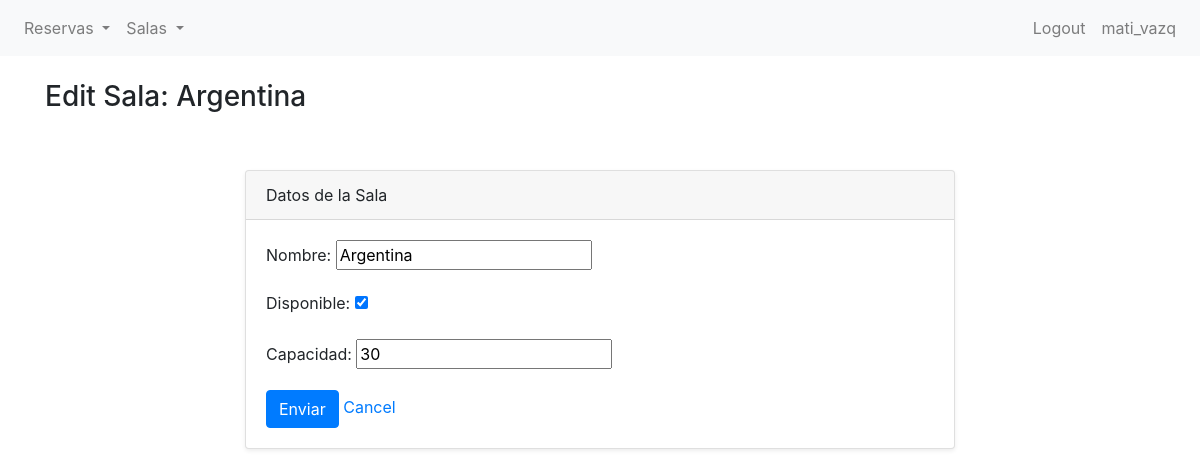
Page /bookings/sala/1/update/ (signed in) on the committed database.
### bookings/models.py (models this page shows, shortened)
class Sala(models.Model):
    class Tipo(models.TextChoices):
        AUDITORIO = 'AUD', 'Auditorio'
        SALA_DE_CONFERENCIAS = 'CON', 'Sala de Conferencias'
        AULA = 'AUL', 'Aula'
        LABORATORIO = 'LAB', 'Laboratorio'
    nombre = models.CharField(max_length=50)
    capacidad = models.IntegerField()
    disponible = models.BooleanField()
    tipo = models.CharField(
        max_length=3,
        choices=Tipo.choices,
        default=Tipo.AULA,
    )

### bookings/views.py (the view)
# urls.py: path('sala/<int:pk>/update/', SalaUpdateView.as_view(), name='sala-update'),
class SalaUpdateView(LoginRequiredMixin, UpdateView):
    model = Sala
    template_name = "bookings/vbc/sala_form.html"
    fields = ["nombre", "disponible", "capacidad"]
    context_object_name = "sala"
    success_url = reverse_lazy("sala-list")

### bookings/templates/bookings/vbc/sala_form.html (shortened to what this page needs)
{% extends 'bookings/base.html' %}
{% block content %}
<h3>{% if object %}Edit Sala: {{ object.nombre }}{% else %}New Sala{% endif %}</h3>
    <section class="py-5">
        <div class="container">
            <div class="row">
                <div class="col-lg-8 mx-auto">
                    <div class="card shadow-sm">
                        <div class="card-header">
                            Datos de la Sala
                        </div>
                        <div class="card-body">
                            <form method="post">
                                {{ form.as_p }}
                                <button type="submit" class="btn btn-primary">Enviar</button>
                                <a href="{% url 'sala-list' %}">Cancel</a>
                            </form>
                        </div>
                    </div>
                </div>
            </div>
        </div>
    </section>
{% endblock %}

### bookings/templates/bookings/base.html (shortened to what this page needs)
{% load static %}
<!DOCTYPE html>
<html lang="en">
<head>
    <link href="https://stackpath.bootstrapcdn.com/bootstrap/4.5.2/css/bootstrap.min.css" rel="stylesheet">
</head>
<nav class="navbar navbar-expand-lg navbar-light bg-light">
    <div class="collapse navbar-collapse" id="navbarNav">
        {% if user.is_authenticated %}
        <ul class="navbar-nav">
            <li class="nav-item dropdown">
                <a class="nav-link dropdown-toggle" href="#" id="navbarDropdownMenuLinkReserva" role="button" data-toggle="dropdown" aria-haspopup="true" aria-expanded="false">
                    Reservas
                </a>
            </li>
            <li class="nav-item dropdown">
                <a class="nav-link dropdown-toggle" href="#" id="navbarDropdownMenuLinkSala" role="button" data-toggle="dropdown" aria-haspopup="true" aria-expanded="false">
                    Salas
                </a>
            </li>
        </ul>
        {% endif %}
        <ul class="navbar-nav ml-auto">
            {% if user.is_authenticated %}
                <li class="nav-item">
                    <a class="nav-link" href="{% url 'logout' %}">Logout</a>
                </li>
                <li class="nav-item">
                    <a class="nav-link" href="{% url 'editar-perfil' %}">{{ user }}</a>
                </li>
                {% endif %}
        </ul>
    </div>
</nav>
<div class="container mt-4">
    {% block content %}{% endblock content %}
</div>
</body>
</html>

### rows in the picture
Sala: nombre "Argentina", disponible "☑", capacidad "30"

### other values in the picture
{{ user }} "mati_vazq"
